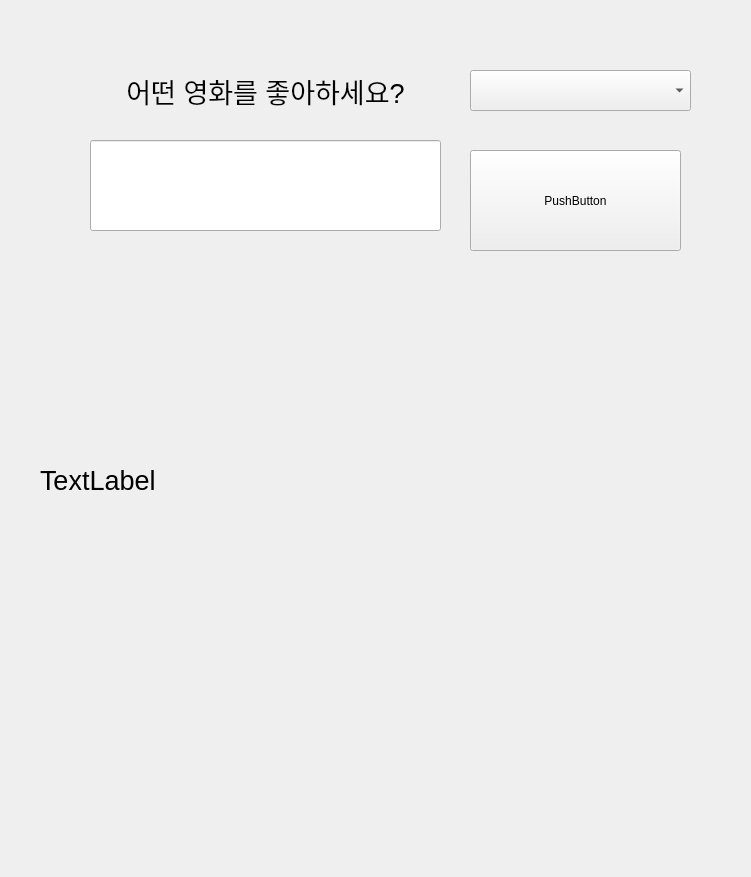
<?xml version="1.0" encoding="UTF-8"?>
<ui version="4.0">
 <class>Form</class>
 <widget class="QWidget" name="Form">
  <property name="geometry">
   <rect>
    <x>0</x>
    <y>0</y>
    <width>751</width>
    <height>877</height>
   </rect>
  </property>
  <property name="windowTitle">
   <string>Form</string>
  </property>
  <widget class="QLabel" name="label">
   <property name="geometry">
    <rect>
     <x>70</x>
     <y>60</y>
     <width>391</width>
     <height>61</height>
    </rect>
   </property>
   <property name="font">
    <font>
     <pointsize>20</pointsize>
    </font>
   </property>
   <property name="text">
    <string>어떤 영화를 좋아하세요?</string>
   </property>
   <property name="alignment">
    <set>Qt::AlignCenter</set>
   </property>
  </widget>
  <widget class="QComboBox" name="cb_title">
   <property name="geometry">
    <rect>
     <x>470</x>
     <y>70</y>
     <width>221</width>
     <height>41</height>
    </rect>
   </property>
   <property name="font">
    <font>
     <pointsize>15</pointsize>
    </font>
   </property>
  </widget>
  <widget class="QLabel" name="lbl_recommendation">
   <property name="geometry">
    <rect>
     <x>40</x>
     <y>140</y>
     <width>641</width>
     <height>681</height>
    </rect>
   </property>
   <property name="font">
    <font>
     <pointsize>20</pointsize>
    </font>
   </property>
   <property name="text">
    <string>TextLabel</string>
   </property>
  </widget>
  <widget class="QLineEdit" name="le_keyword">
   <property name="geometry">
    <rect>
     <x>90</x>
     <y>140</y>
     <width>351</width>
     <height>91</height>
    </rect>
   </property>
  </widget>
  <widget class="QPushButton" name="btn_recommend">
   <property name="geometry">
    <rect>
     <x>470</x>
     <y>150</y>
     <width>211</width>
     <height>101</height>
    </rect>
   </property>
   <property name="text">
    <string>PushButton</string>
   </property>
  </widget>
 </widget>
 <resources/>
 <connections/>
</ui>
